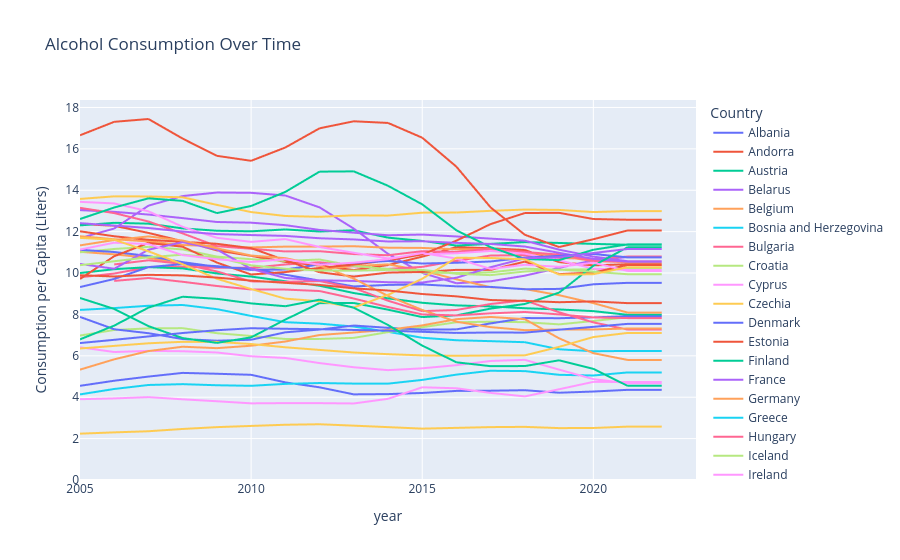

Notebook code for this chart:
### Code cell
fig = px.line(
    df_clean,
    x="year",
    y="Consumption per Capita (Liters)",
    color="Country",
    title="Alcohol Consumption Over Time"
)
fig.update_yaxes(rangemode="tozero")
fig.show()

### Figure 1 — Plotly figure (JSON) as saved in the notebook; plotly's stock layout.template omitted (floating-point values rounded to 4 significant figures; data arrays with more than 128 entries replaced by an {"elided": "..."} marker saying what was removed)
{"data": [{"hovertemplate": "Country=Albania<br>year=%{x}<br>Consumption per Capita (Liters)=%{y}<extra></extra>", "legendgroup": "Albania", "line": {"color": "#636efa", "dash": "solid"}, "marker": {"symbol": "circle"}, "mode": "lines", "name": "Albania", "showlegend": true, "type": "scattergl", "x": {"elided": "228 int values"}, "xaxis": "x", "y": {"elided": "228 float values"}, "yaxis": "y"}, {"hovertemplate": "Country=Andorra<br>year=%{x}<br>Consumption per Capita (Liters)=%{y}<extra></extra>", "legendgroup": "Andorra", "line": {"color": "#EF553B", "dash": "solid"}, "marker": {"symbol": "circle"}, "mode": "lines", "name": "Andorra", "showlegend": true, "type": "scattergl", "x": {"elided": "228 int values"}, "xaxis": "x", "y": {"elided": "228 float values"}, "yaxis": "y"}, {"hovertemplate": "Country=Austria<br>year=%{x}<br>Consumption per Capita (Liters)=%{y}<extra></extra>", "legendgroup": "Austria", "line": {"color": "#00cc96", "dash": "solid"}, "marker": {"symbol": "circle"}, "mode": "lines", "name": "Austria", "showlegend": true, "type": "scattergl", "x": {"elided": "228 int values"}, "xaxis": "x", "y": {"elided": "228 float values"}, "yaxis": "y"}, {"hovertemplate": "Country=Belarus<br>year=%{x}<br>Consumption per Capita (Liters)=%{y}<extra></extra>", "legendgroup": "Belarus", "line": {"color": "#ab63fa", "dash": "solid"}, "marker": {"symbol": "circle"}, "mode": "lines", "name": "Belarus", "showlegend": true, "type": "scattergl", "x": {"elided": "228 int values"}, "xaxis": "x", "y": {"elided": "228 float values"}, "yaxis": "y"}, {"hovertemplate": "Country=Belgium<br>year=%{x}<br>Consumption per Capita (Liters)=%{y}<extra></extra>", "legendgroup": "Belgium", "line": {"color": "#FFA15A", "dash": "solid"}, "marker": {"symbol": "circle"}, "mode": "lines", "name": "Belgium", "showlegend": true, "type": "scattergl", "x": {"elided": "228 int values"}, "xaxis": "x", "y": {"elided": "228 float values"}, "yaxis": "y"}, {"hovertemplate": "Country=Bosnia and Herzegovina<br>year=%{x}<br>Consumption per Capita (Liters)=%{y}<extra></extra>", "legendgroup": "Bosnia and Herzegovina", "line": {"color": "#19d3f3", "dash": "solid"}, "marker": {"symbol": "circle"}, "mode": "lines", "name": "Bosnia and Herzegovina", "showlegend": true, "type": "scattergl", "x": {"elided": "228 int values"}, "xaxis": "x", "y": {"elided": "228 float values"}, "yaxis": "y"}, {"hovertemplate": "Country=Bulgaria<br>year=%{x}<br>Consumption per Capita (Liters)=%{y}<extra></extra>", "legendgroup": "Bulgaria", "line": {"color": "#FF6692", "dash": "solid"}, "marker": {"symbol": "circle"}, "mode": "lines", "name": "Bulgaria", "showlegend": true, "type": "scattergl", "x": {"elided": "228 int values"}, "xaxis": "x", "y": {"elided": "228 float values"}, "yaxis": "y"}, {"hovertemplate": "Country=Croatia<br>year=%{x}<br>Consumption per Capita (Liters)=%{y}<extra></extra>", "legendgroup": "Croatia", "line": {"color": "#B6E880", "dash": "solid"}, "marker": {"symbol": "circle"}, "mode": "lines", "name": "Croatia", "showlegend": true, "type": "scattergl", "x": {"elided": "228 int values"}, "xaxis": "x", "y": {"elided": "228 float values"}, "yaxis": "y"}, {"hovertemplate": "Country=Cyprus<br>year=%{x}<br>Consumption per Capita (Liters)=%{y}<extra></extra>", "legendgroup": "Cyprus", "line": {"color": "#FF97FF", "dash": "solid"}, "marker": {"symbol": "circle"}, "mode": "lines", "name": "Cyprus", "showlegend": true, "type": "scattergl", "x": {"elided": "228 int values"}, "xaxis": "x", "y": {"elided": "228 float values"}, "yaxis": "y"}, {"hovertemplate": "Country=Czechia<br>year=%{x}<br>Consumption per Capita (Liters)=%{y}<extra></extra>", "legendgroup": "Czechia", "line": {"color": "#FECB52", "dash": "solid"}, "marker": {"symbol": "circle"}, "mode": "lines", "name": "Czechia", "showlegend": true, "type": "scattergl", "x": {"elided": "228 int values"}, "xaxis": "x", "y": {"elided": "228 float values"}, "yaxis": "y"}, {"hovertemplate": "Country=Denmark<br>year=%{x}<br>Consumption per Capita (Liters)=%{y}<extra></extra>", "legendgroup": "Denmark", "line": {"color": "#636efa", "dash": "solid"}, "marker": {"symbol": "circle"}, "mode": "lines", "name": "Denmark", "showlegend": true, "type": "scattergl", "x": {"elided": "228 int values"}, "xaxis": "x", "y": {"elided": "228 float values"}, "yaxis": "y"}, {"hovertemplate": "Country=Estonia<br>year=%{x}<br>Consumption per Capita (Liters)=%{y}<extra></extra>", "legendgroup": "Estonia", "line": {"color": "#EF553B", "dash": "solid"}, "marker": {"symbol": "circle"}, "mode": "lines", "name": "Estonia", "showlegend": true, "type": "scattergl", "x": {"elided": "228 int values"}, "xaxis": "x", "y": {"elided": "228 float values"}, "yaxis": "y"}, {"hovertemplate": "Country=Finland<br>year=%{x}<br>Consumption per Capita (Liters)=%{y}<extra></extra>", "legendgroup": "Finland", "line": {"color": "#00cc96", "dash": "solid"}, "marker": {"symbol": "circle"}, "mode": "lines", "name": "Finland", "showlegend": true, "type": "scattergl", "x": {"elided": "228 int values"}, "xaxis": "x", "y": {"elided": "228 float values"}, "yaxis": "y"}, {"hovertemplate": "Country=France<br>year=%{x}<br>Consumption per Capita (Liters)=%{y}<extra></extra>", "legendgroup": "France", "line": {"color": "#ab63fa", "dash": "solid"}, "marker": {"symbol": "circle"}, "mode": "lines", "name": "France", "showlegend": true, "type": "scattergl", "x": {"elided": "228 int values"}, "xaxis": "x", "y": {"elided": "228 float values"}, "yaxis": "y"}, {"hovertemplate": "Country=Germany<br>year=%{x}<br>Consumption per Capita (Liters)=%{y}<extra></extra>", "legendgroup": "Germany", "line": {"color": "#FFA15A", "dash": "solid"}, "marker": {"symbol": "circle"}, "mode": "lines", "name": "Germany", "showlegend": true, "type": "scattergl", "x": {"elided": "228 int values"}, "xaxis": "x", "y": {"elided": "228 float values"}, "yaxis": "y"}, {"hovertemplate": "Country=Greece<br>year=%{x}<br>Consumption per Capita (Liters)=%{y}<extra></extra>", "legendgroup": "Greece", "line": {"color": "#19d3f3", "dash": "solid"}, "marker": {"symbol": "circle"}, "mode": "lines", "name": "Greece", "showlegend": true, "type": "scattergl", "x": {"elided": "228 int values"}, "xaxis": "x", "y": {"elided": "228 float values"}, "yaxis": "y"}, {"hovertemplate": "Country=Hungary<br>year=%{x}<br>Consumption per Capita (Liters)=%{y}<extra></extra>", "legendgroup": "Hungary", "line": {"color": "#FF6692", "dash": "solid"}, "marker": {"symbol": "circle"}, "mode": "lines", "name": "Hungary", "showlegend": true, "type": "scattergl", "x": {"elided": "228 int values"}, "xaxis": "x", "y": {"elided": "228 float values"}, "yaxis": "y"}, {"hovertemplate": "Country=Iceland<br>year=%{x}<br>Consumption per Capita (Liters)=%{y}<extra></extra>", "legendgroup": "Iceland", "line": {"color": "#B6E880", "dash": "solid"}, "marker": {"symbol": "circle"}, "mode": "lines", "name": "Iceland", "showlegend": true, "type": "scattergl", "x": {"elided": "228 int values"}, "xaxis": "x", "y": {"elided": "228 float values"}, "yaxis": "y"}, {"hovertemplate": "Country=Ireland<br>year=%{x}<br>Consumption per Capita (Liters)=%{y}<extra></extra>", "legendgroup": "Ireland", "line": {"color": "#FF97FF", "dash": "solid"}, "marker": {"symbol": "circle"}, "mode": "lines", "name": "Ireland", "showlegend": true, "type": "scattergl", "x": {"elided": "228 int values"}, "xaxis": "x", "y": {"elided": "228 float values"}, "yaxis": "y"}, {"hovertemplate": "Country=Israel<br>year=%{x}<br>Consumption per Capita (Liters)=%{y}<extra></extra>", "legendgroup": "Israel", "line": {"color": "#FECB52", "dash": "solid"}, "marker": {"symbol": "circle"}, "mode": "lines", "name": "Israel", "showlegend": true, "type": "scattergl", "x": {"elided": "228 int values"}, "xaxis": "x", "y": {"elided": "228 float values"}, "yaxis": "y"}, {"hovertemplate": "Country=Italy<br>year=%{x}<br>Consumption per Capita (Liters)=%{y}<extra></extra>", "legendgroup": "Italy", "line": {"color": "#636efa", "dash": "solid"}, "marker": {"symbol": "circle"}, "mode": "lines", "name": "Italy", "showlegend": true, "type": "scattergl", "x": {"elided": "228 int values"}, "xaxis": "x", "y": {"elided": "228 float values"}, "yaxis": "y"}, {"hovertemplate": "Country=Latvia<br>year=%{x}<br>Consumption per Capita (Liters)=%{y}<extra></extra>", "legendgroup": "Latvia", "line": {"color": "#EF553B", "dash": "solid"}, "marker": {"symbol": "circle"}, "mode": "lines", "name": "Latvia", "showlegend": true, "type": "scattergl", "x": {"elided": "228 int values"}, "xaxis": "x", "y": {"elided": "228 float values"}, "yaxis": "y"}, {"hovertemplate": "Country=Lithuania<br>year=%{x}<br>Consumption per Capita (Liters)=%{y}<extra></extra>", "legendgroup": "Lithuania", "line": {"color": "#00cc96", "dash": "solid"}, "marker": {"symbol": "circle"}, "mode": "lines", "name": "Lithuania", "showlegend": true, "type": "scattergl", "x": {"elided": "228 int values"}, "xaxis": "x", "y": {"elided": "228 float values"}, "yaxis": "y"}, {"hovertemplate": "Country=Luxembourg<br>year=%{x}<br>Consumption per Capita (Liters)=%{y}<extra></extra>", "legendgroup": "Luxembourg", "line": {"color": "#ab63fa", "dash": "solid"}, "marker": {"symbol": "circle"}, "mode": "lines", "name": "Luxembourg", "showlegend": true, "type": "scattergl", "x": {"elided": "228 int values"}, "xaxis": "x", "y": {"elided": "228 float values"}, "yaxis": "y"}, {"hovertemplate": "Country=Malta<br>year=%{x}<br>Consumption per Capita (Liters)=%{y}<extra></extra>", "legendgroup": "Malta", "line": {"color": "#FFA15A", "dash": "solid"}, "marker": {"symbol": "circle"}, "mode": "lines", "name": "Malta", "showlegend": true, "type": "scattergl", "x": {"elided": "228 int values"}, "xaxis": "x", "y": {"elided": "228 float values"}, "yaxis": "y"}, {"hovertemplate": "Country=Monaco<br>year=%{x}<br>Consumption per Capita (Liters)=%{y}<extra></extra>", "legendgroup": "Monaco", "line": {"color": "#19d3f3", "dash": "solid"}, "marker": {"symbol": "circle"}, "mode": "lines", "name": "Monaco", "showlegend": true, "type": "scattergl", "x": {"elided": "228 int values"}, "xaxis": "x", "y": {"elided": "228 float values"}, "yaxis": "y"}, {"hovertemplate": "Country=Montenegro<br>year=%{x}<br>Consumption per Capita (Liters)=%{y}<extra></extra>", "legendgroup": "Montenegro", "line": {"color": "#FF6692", "dash": "solid"}, "marker": {"symbol": "circle"}, "mode": "lines", "name": "Montenegro", "showlegend": true, "type": "scattergl", "x": {"elided": "228 int values"}, "xaxis": "x", "y": {"elided": "228 float values"}, "yaxis": "y"}, {"hovertemplate": "Country=Netherlands<br>year=%{x}<br>Consumption per Capita (Liters)=%{y}<extra></extra>", "legendgroup": "Netherlands", "line": {"color": "#B6E880", "dash": "solid"}, "marker": {"symbol": "circle"}, "mode": "lines", "name": "Netherlands", "showlegend": true, "type": "scattergl", "x": {"elided": "228 int values"}, "xaxis": "x", "y": {"elided": "228 float values"}, "yaxis": "y"}, {"hovertemplate": "Country=North Macedonia<br>year=%{x}<br>Consumption per Capita (Liters)=%{y}<extra></extra>", "legendgroup": "North Macedonia", "line": {"color": "#FF97FF", "dash": "solid"}, "marker": {"symbol": "circle"}, "mode": "lines", "name": "North Macedonia", "showlegend": true, "type": "scattergl", "x": {"elided": "228 int values"}, "xaxis": "x", "y": {"elided": "228 float values"}, "yaxis": "y"}, {"hovertemplate": "Country=Norway<br>year=%{x}<br>Consumption per Capita (Liters)=%{y}<extra></extra>", "legendgroup": "Norway", "line": {"color": "#FECB52", "dash": "solid"}, "marker": {"symbol": "circle"}, "mode": "lines", "name": "Norway", "showlegend": true, "type": "scattergl", "x": {"elided": "228 int values"}, "xaxis": "x", "y": {"elided": "228 float values"}, "yaxis": "y"}, {"hovertemplate": "Country=Poland<br>year=%{x}<br>Consumption per Capita (Liters)=%{y}<extra></extra>", "legendgroup": "Poland", "line": {"color": "#636efa", "dash": "solid"}, "marker": {"symbol": "circle"}, "mode": "lines", "name": "Poland", "showlegend": true, "type": "scattergl", "x": {"elided": "228 int values"}, "xaxis": "x", "y": {"elided": "228 float values"}, "yaxis": "y"}, {"hovertemplate": "Country=Portugal<br>year=%{x}<br>Consumption per Capita (Liters)=%{y}<extra></extra>", "legendgroup": "Portugal", "line": {"color": "#EF553B", "dash": "solid"}, "marker": {"symbol": "circle"}, "mode": "lines", "name": "Portugal", "showlegend": true, "type": "scattergl", "x": {"elided": "228 int values"}, "xaxis": "x", "y": {"elided": "228 float values"}, "yaxis": "y"}, {"hovertemplate": "Country=Republic of Moldova<br>year=%{x}<br>Consumption per Capita (Liters)=%{y}<extra></extra>", "legendgroup": "Republic of Moldova", "line": {"color": "#00cc96", "dash": "solid"}, "marker": {"symbol": "circle"}, "mode": "lines", "name": "Republic of Moldova", "showlegend": true, "type": "scattergl", "x": {"elided": "228 int values"}, "xaxis": "x", "y": {"elided": "228 float values"}, "yaxis": "y"}, {"hovertemplate": "Country=Romania<br>year=%{x}<br>Consumption per Capita (Liters)=%{y}<extra></extra>", "legendgroup": "Romania", "line": {"color": "#ab63fa", "dash": "solid"}, "marker": {"symbol": "circle"}, "mode": "lines", "name": "Romania", "showlegend": true, "type": "scattergl", "x": {"elided": "228 int values"}, "xaxis": "x", "y": {"elided": "228 float values"}, "yaxis": "y"}, {"hovertemplate": "Country=Russian Federation<br>year=%{x}<br>Consumption per Capita (Liters)=%{y}<extra></extra>", "legendgroup": "Russian Federation", "line": {"color": "#FFA15A", "dash": "solid"}, "marker": {"symbol": "circle"}, "mode": "lines", "name": "Russian Federation", "showlegend": true, "type": "scattergl", "x": {"elided": "228 int values"}, "xaxis": "x", "y": {"elided": "228 float values"}, "yaxis": "y"}, {"hovertemplate": "Country=San Marino<br>year=%{x}<br>Consumption per Capita (Liters)=%{y}<extra></extra>", "legendgroup": "San Marino", "line": {"color": "#19d3f3", "dash": "solid"}, "marker": {"symbol": "circle"}, "mode": "lines", "name": "San Marino", "showlegend": true, "type": "scattergl", "x": {"elided": "228 int values"}, "xaxis": "x", "y": {"elided": "228 float values"}, "yaxis": "y"}, {"hovertemplate": "Country=Serbia<br>year=%{x}<br>Consumption per Capita (Liters)=%{y}<extra></extra>", "legendgroup": "Serbia", "line": {"color": "#FF6692", "dash": "solid"}, "marker": {"symbol": "circle"}, "mode": "lines", "name": "Serbia", "showlegend": true, "type": "scattergl", "x": {"elided": "228 int values"}, "xaxis": "x", "y": {"elided": "228 float values"}, "yaxis": "y"}, {"hovertemplate": "Country=Slovakia<br>year=%{x}<br>Consumption per Capita (Liters)=%{y}<extra></extra>", "legendgroup": "Slovakia", "line": {"color": "#B6E880", "dash": "solid"}, "marker": {"symbol": "circle"}, "mode": "lines", "name": "Slovakia", "showlegend": true, "type": "scattergl", "x": {"elided": "228 int values"}, "xaxis": "x", "y": {"elided": "228 float values"}, "yaxis": "y"}, {"hovertemplate": "Country=Slovenia<br>year=%{x}<br>Consumption per Capita (Liters)=%{y}<extra></extra>", "legendgroup": "Slovenia", "line": {"color": "#FF97FF", "dash": "solid"}, "marker": {"symbol": "circle"}, "mode": "lines", "name": "Slovenia", "showlegend": true, "type": "scattergl", "x": {"elided": "228 int values"}, "xaxis": "x", "y": {"elided": "228 float values"}, "yaxis": "y"}, {"hovertemplate": "Country=Spain<br>year=%{x}<br>Consumption per Capita (Liters)=%{y}<extra></extra>", "legendgroup": "Spain", "line": {"color": "#FECB52", "dash": "solid"}, "marker": {"symbol": "circle"}, "mode": "lines", "name": "Spain", "showlegend": true, "type": "scattergl", "x": {"elided": "228 int values"}, "xaxis": "x", "y": {"elided": "228 float values"}, "yaxis": "y"}, {"hovertemplate": "Country=Sweden<br>year=%{x}<br>Consumption per Capita (Liters)=%{y}<extra></extra>", "legendgroup": "Sweden", "line": {"color": "#636efa", "dash": "solid"}, "marker": {"symbol": "circle"}, "mode": "lines", "name": "Sweden", "showlegend": true, "type": "scattergl", "x": {"elided": "228 int values"}, "xaxis": "x", "y": {"elided": "228 float values"}, "yaxis": "y"}, {"hovertemplate": "Country=Switzerland<br>year=%{x}<br>Consumption per Capita (Liters)=%{y}<extra></extra>", "legendgroup": "Switzerland", "line": {"color": "#EF553B", "dash": "solid"}, "marker": {"symbol": "circle"}, "mode": "lines", "name": "Switzerland", "showlegend": true, "type": "scattergl", "x": {"elided": "228 int values"}, "xaxis": "x", "y": {"elided": "228 float values"}, "yaxis": "y"}, {"hovertemplate": "Country=Ukraine<br>year=%{x}<br>Consumption per Capita (Liters)=%{y}<extra></extra>", "legendgroup": "Ukraine", "line": {"color": "#00cc96", "dash": "solid"}, "marker": {"symbol": "circle"}, "mode": "lines", "name": "Ukraine", "showlegend": true, "type": "scattergl", "x": {"elided": "228 int values"}, "xaxis": "x", "y": {"elided": "228 float values"}, "yaxis": "y"}, {"hovertemplate": "Country=United Kingdom<br>year=%{x}<br>Consumption per Capita (Liters)=%{y}<extra></extra>", "legendgroup": "United Kingdom", "line": {"color": "#ab63fa", "dash": "solid"}, "marker": {"symbol": "circle"}, "mode": "lines", "name": "United Kingdom", "showlegend": true, "type": "scattergl", "x": {"elided": "228 int values"}, "xaxis": "x", "y": {"elided": "228 float values"}, "yaxis": "y"}], "layout": {"legend": {"title": {"text": "Country"}, "tracegroupgap": 0}, "title": {"text": "Alcohol Consumption Over Time"}, "xaxis": {"anchor": "y", "domain": [0, 1], "title": {"text": "year"}}, "yaxis": {"anchor": "x", "domain": [0, 1], "rangemode": "tozero", "title": {"text": "Consumption per Capita (Liters)"}}}}
